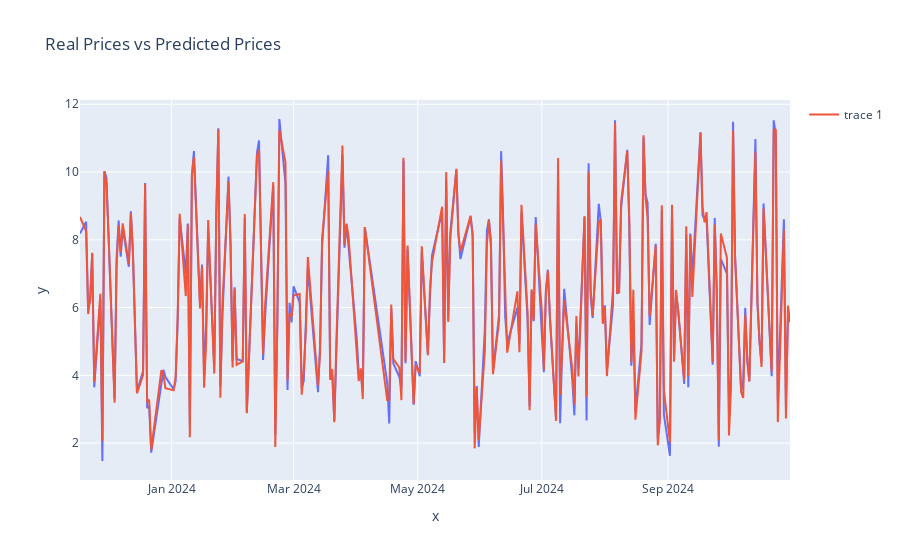

Here is the notebook cell this chart was saved with:
### Markdown cell above
# Evaluation

### Code cell
# conpare real and predicted prices
import plotly.express as px

fig = px.line(x=data['date'][-len(real_prices):], y=real_prices, title='Real Prices vs Predicted Prices')
fig.add_scatter(x=data['date'][-len(predicted_prices):], y=predicted_prices, mode='lines')

fig.show()

### Figure 1 — Plotly figure (JSON) as saved in the notebook; plotly's stock layout.template omitted (floating-point values rounded to 4 significant figures; data arrays with more than 128 entries replaced by an {"elided": "..."} marker saying what was removed)
{"data": [{"hovertemplate": "x=%{x}<br>y=%{y}<extra></extra>", "legendgroup": "", "line": {"color": "#636efa", "dash": "solid"}, "marker": {"symbol": "circle"}, "mode": "lines", "name": "", "orientation": "v", "showlegend": false, "type": "scatter", "x": {"elided": "227 str values"}, "xaxis": "x", "y": {"elided": "227 float values"}, "yaxis": "y"}, {"mode": "lines", "type": "scatter", "x": {"elided": "227 str values"}, "y": {"elided": "227 float values"}}], "layout": {"legend": {"tracegroupgap": 0}, "title": {"text": "Real Prices vs Predicted Prices"}, "xaxis": {"anchor": "y", "domain": [0, 1], "title": {"text": "x"}}, "yaxis": {"anchor": "x", "domain": [0, 1], "title": {"text": "y"}}}}
